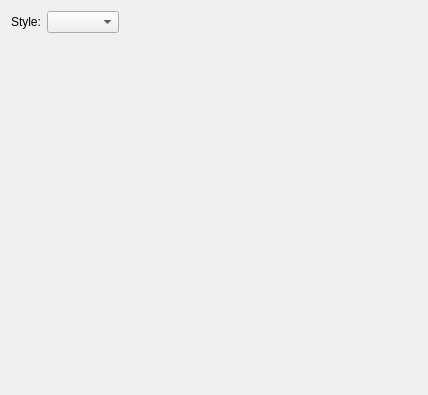
<?xml version="1.0" encoding="UTF-8"?>
<ui version="4.0">
 <class>Style</class>
 <widget class="QWidget" name="Style">
  <property name="geometry">
   <rect>
    <x>0</x>
    <y>0</y>
    <width>428</width>
    <height>395</height>
   </rect>
  </property>
  <layout class="QFormLayout" name="formLayout">
   <property name="fieldGrowthPolicy">
    <enum>QFormLayout::FieldsStayAtSizeHint</enum>
   </property>
   <item row="0" column="0">
    <widget class="QLabel" name="label">
     <property name="text">
      <string>Style:</string>
     </property>
    </widget>
   </item>
   <item row="0" column="1">
    <widget class="QComboBox" name="StyleName"/>
   </item>
  </layout>
 </widget>
 <resources/>
 <connections/>
</ui>
